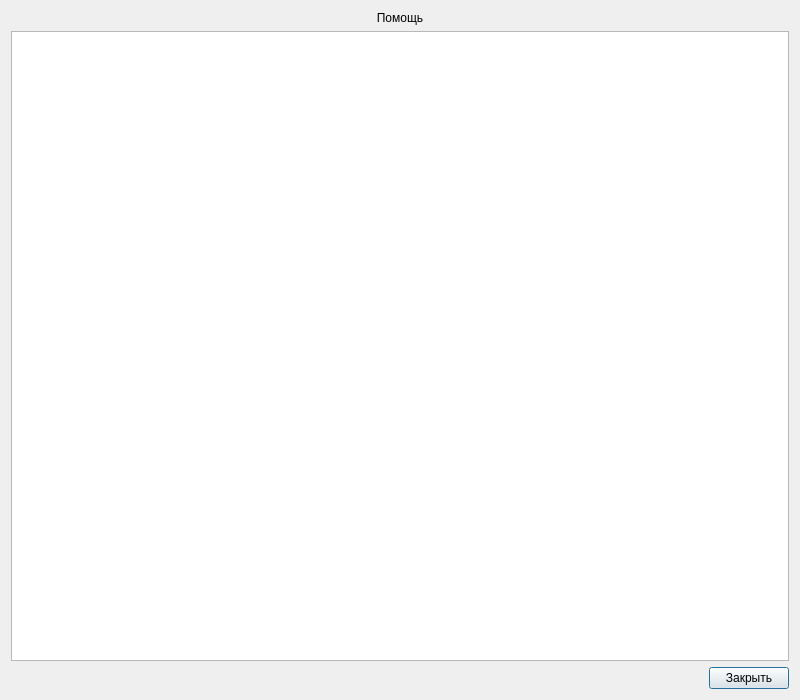
<?xml version="1.0" encoding="UTF-8"?>
<ui version="4.0">
 <class>InfoDialog</class>
 <widget class="QDialog" name="InfoDialog">
  <property name="geometry">
   <rect>
    <x>0</x>
    <y>0</y>
    <width>800</width>
    <height>700</height>
   </rect>
  </property>
  <property name="minimumSize">
   <size>
    <width>800</width>
    <height>700</height>
   </size>
  </property>
  <property name="windowTitle">
   <string>Info</string>
  </property>
  <property name="modal">
   <bool>true</bool>
  </property>
  <layout class="QVBoxLayout" name="verticalLayout">
   <item>
    <widget class="QLabel" name="info_lbl_1">
     <property name="frameShape">
      <enum>QFrame::NoFrame</enum>
     </property>
     <property name="frameShadow">
      <enum>QFrame::Plain</enum>
     </property>
     <property name="lineWidth">
      <number>1</number>
     </property>
     <property name="text">
      <string>Помощь</string>
     </property>
     <property name="alignment">
      <set>Qt::AlignCenter</set>
     </property>
     <property name="wordWrap">
      <bool>true</bool>
     </property>
    </widget>
   </item>
   <item>
    <widget class="QTextBrowser" name="help_info_tb">
     <property name="readOnly">
      <bool>true</bool>
     </property>
     <property name="openExternalLinks">
      <bool>true</bool>
     </property>
    </widget>
   </item>
   <item>
    <layout class="QHBoxLayout" name="hLayout_1">
     <item>
      <spacer name="hSpacer_1">
       <property name="orientation">
        <enum>Qt::Horizontal</enum>
       </property>
       <property name="sizeHint" stdset="0">
        <size>
         <width>40</width>
         <height>20</height>
        </size>
       </property>
      </spacer>
     </item>
     <item>
      <widget class="QPushButton" name="close_btn">
       <property name="text">
        <string>Закрыть</string>
       </property>
      </widget>
     </item>
    </layout>
   </item>
  </layout>
 </widget>
 <resources/>
 <connections/>
</ui>
